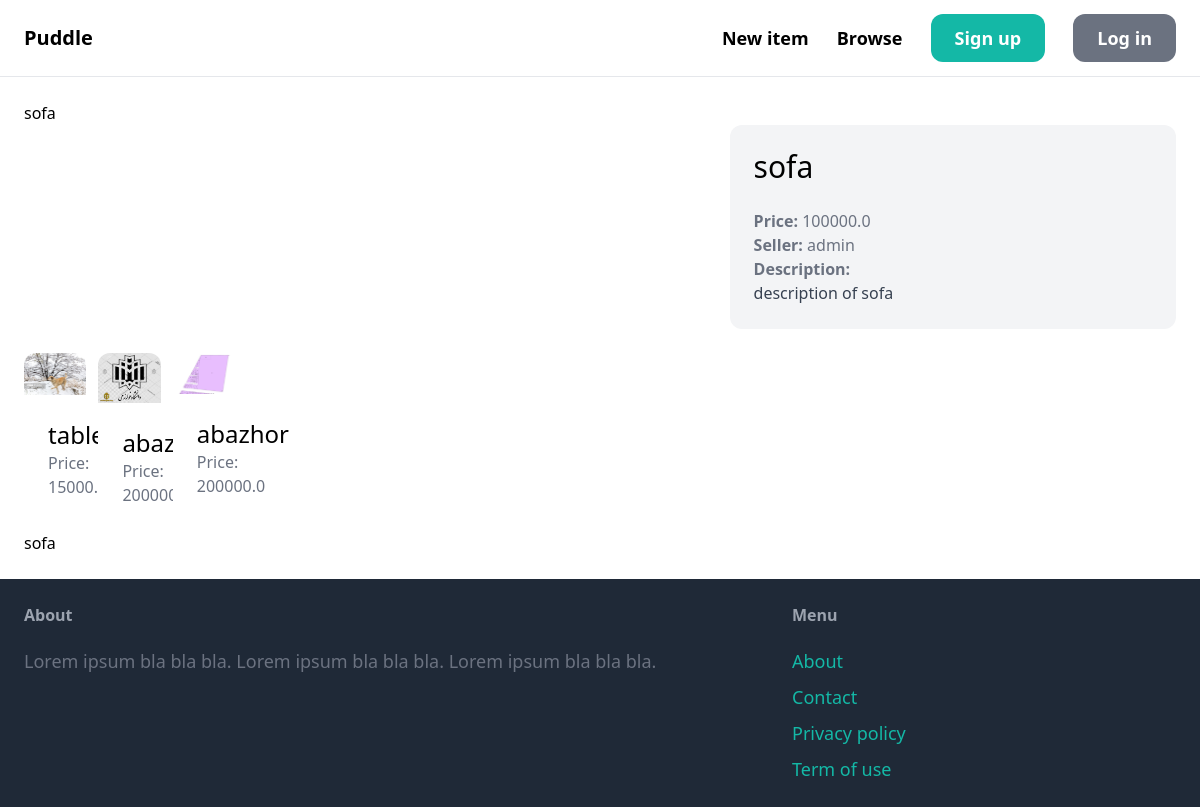
Screenshot of /category/3/ with the database file from the repository.
### item/models.py (models this page shows, shortened)
class Item(models.Model):
    category = models.ForeignKey(Category, related_name='items', on_delete=models.CASCADE)
    name = models.CharField(max_length=255)
    description = models.TextField(blank=True, null=True)
    price = models.FloatField()
    image = models.ImageField(upload_to='item_images/', blank=True, null=True)
    is_sold = models.BooleanField(default=False)
    created_by = models.ForeignKey(User, related_name="items", on_delete=models.CASCADE)
    created_at = models.DateTimeField(auto_now_add=True)

### item/views.py (the view)
# urls.py: path("<id>/", views.detail, name="detail"),
def detail(request, id):
    item = get_object_or_404(Item, pk=id)
    related_items = Item.objects.filter(category=item.category, is_sold=False).exclude(
        pk=id
    )[0:3]
    return render(
        request,
        "item/item_detail.html",
        context={
            "item": item,
            "category": item.category,
            "related_items": related_items,
        },
    )

### item/templates/item/item_detail.html (shortened to what this page needs)
{% extends 'core/base.html' %}
{% block content %}
{% block title %}{{ item.name }}{% endblock %}
<div class="grid grid-cols-5 gap-6">
    <div class="col-span-3">
    </div>
        <div class="col-span-2 p-6 bg-gray-100 rounded-xl">
            <h1 class="mb-6 text-3xl">{{ item.name }}</h1>
            <p class="text-gray-500"><strong>Price: </strong>{{ item.price }}</p>
            <p class="text-gray-500"><strong>Seller: </strong>{{ item.created_by.username }}</p>
            {% if item.description %}
                <p class="text-gray-700">
                    <strong class="text-gray-500">Description:</strong><br>
                    {{ item.description }}
                </p>
            {% endif %}
        </div>
        <div class="grid grid-cols-3 gap-3">
            {% for item in related_items %}
                <div>
                    <a href="{% url 'item:detail' item.id %}">
                        <div>
                            {% if item.image %}
                            <img src="{{ item.image.url }}" class="rounded-t-xl">
                            {% endif %}
                        </div>
                        <div class="p-6 bg-white rounded-b-xl">
                            <h2 class="text-2xl">{{ item.name }}</h2>
                            <p class="text-gray-500">Price: {{ item.price }}</p>
                        </div>
                    </a>
                </div>
            {% endfor %}
        </div>
</div>
<div>{{item.name}}</div>
{% endblock %}

### rows the page displays
Item: name "sofa", price "100000.0", created_by.username "admin", description "description of sofa"
Item: image (picture), name "table", price "15000.0"
Item: image (picture), name "abazhor", price "200000.0"
Item: image (picture), name "abazhor", price "200000.0"
